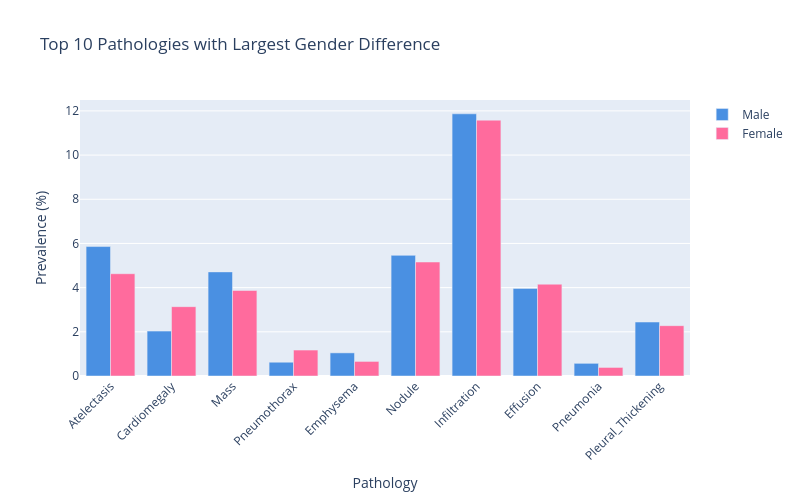

Notebook cell for this chart:
### Markdown cell above
*While some individual pathologies (e.g., Hernia, Cardiomegaly) show notable prevalence differences between genders, the overall binary finding rate remains similar. Let's visualize the top differences.*

### Code cell
# visualize top pathologies by gender
top_n = 10
top_pathologies = gender_path_df.head(top_n)

fig = go.Figure()
fig.add_trace(go.Bar(x=top_pathologies['Pathology'], y=top_pathologies['Male (%)'],
                     name='Male', marker_color='#4A90E2'))
fig.add_trace(go.Bar(x=top_pathologies['Pathology'], y=top_pathologies['Female (%)'],
                     name='Female', marker_color='#FF6B9D'))
fig.update_layout(barmode='group', title=f'Top {top_n} Pathologies with Largest Gender Difference',
                  xaxis_tickangle=-45, height=500, width=800,
                  yaxis_title='Prevalence (%)', xaxis_title='Pathology')
fig.show()

### Figure 1 — Plotly figure (JSON) as saved in the notebook; plotly's stock layout.template omitted (floating-point values rounded to 4 significant figures)
{"data": [{"marker": {"color": "#4A90E2"}, "name": "Male", "type": "bar", "x": ["Atelectasis", "Cardiomegaly", "Mass", "Pneumothorax", "Emphysema", "Nodule", "Infiltration", "Effusion", "Pneumonia", "Pleural_Thickening"], "y": [5.86, 2.032, 4.713, 0.6234, 1.047, 5.461, 11.87, 3.965, 0.5735, 2.444]}, {"marker": {"color": "#FF6B9D"}, "name": "Female", "type": "bar", "x": ["Atelectasis", "Cardiomegaly", "Mass", "Pneumothorax", "Emphysema", "Nodule", "Infiltration", "Effusion", "Pneumonia", "Pleural_Thickening"], "y": [4.629, 3.139, 3.87, 1.175, 0.6593, 5.16, 11.58, 4.157, 0.387, 2.279]}], "layout": {"barmode": "group", "height": 500, "title": {"text": "Top 10 Pathologies with Largest Gender Difference"}, "width": 800, "xaxis": {"tickangle": -45, "title": {"text": "Pathology"}}, "yaxis": {"title": {"text": "Prevalence (%)"}}}}
